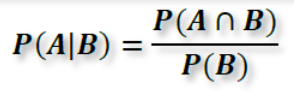
#> input picture Statistics & Probability/Probability, Likelihood/Probability/Conditional Probability/images/conditional1.png, 294 x 93 px
$ jupyter execute 'conditional probability.ipynb'
#> lines starting #> are read from the running program, lines starting #| are printed output that depends on the picture
1. [Conditional Probability](#conditional-probability)

#### Conditional Probability:
- its defined as the likelihood of an event occuring based on the previous events
- P (A n B) => joint probability

[cell 1]
from PIL import Image
from IPython.display import display

img = Image.open('images/conditional1.png')
#> img is the input picture: PIL image 294x93 RGBA; mean R, G, B, A 226.3, 227.3, 226.5, 255
new_image = img.resize((280, 100))
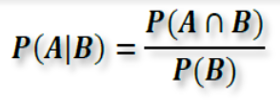
#> new_image: PIL image 280x100 RGBA; mean R, G, B, A 226.3, 227.3, 226.5, 255
display(new_image)

##### Eg 1: In a basket of 4 red and 6 blue balls, a person takes out 2 balls from the basket. What is the probability of taking out a red ball(Event B to occur) given blue ball was taken first(Event A already occured)?

Soln:
- From the above formula
    - Initial, P(Red) = 4/10, P(Blue) = 6/10
- consider the person took out a red ball, therefore, now the total number of balls inside the basket is 9
- calculate the probability of picking an red ball vs blue ball
    - P(Red) = 4/9, P(Blue) = 5/9
- What is the probability that the second ball is red, given that the first ball was blue?
    - P(R) = 4/9

##### Eg 2: Candy and Soda:
- Loves Candy only = 6; Loves Soda only = 7; Loves Soda and Candy = 2; Doesnt love Candy and Soda = 3

Soln:
- Creating contingency table

|  | Loves Candy | Doesnt Love Candy |
| --- | --- | --- |
| Loves Soda | 2 | 5 |
| Doesnt Love Soda | 4 | 3 |

- Now calculating the probabilities
    - P (Loves Soda & Candy) = 2/14
    - P (Loves Soda & Doesnt Love Candy) = 5/14
    - P (Loves Candy & Doesnt Love Soda) = 4/14
    - P (Doesnt Love Candy & Doesnt Love Soda) = 3/14

[cell 2]
from PIL import Image
from IPython.display import display

img = Image.open('images/eg2.png')
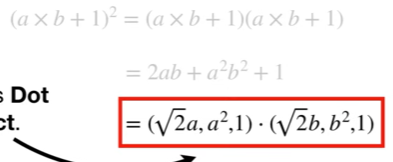
#> input picture Machine Learning/Support Vector Machine/Kernel Functions/images/eg2.png, 393 x 162 px, found by its file name
#> img is the input picture: PIL image 393x162 RGBA; mean R, G, B, A 246.6, 239.6, 239, 255
new_image = img.resize((380, 290))
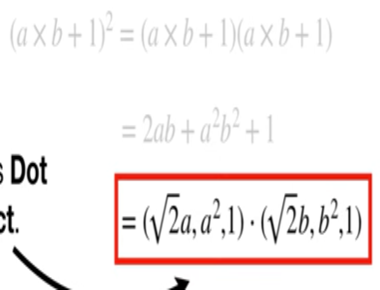
#> new_image: PIL image 380x290 RGBA; mean R, G, B, A 246.6, 239.5, 238.9, 255
display(new_image)
